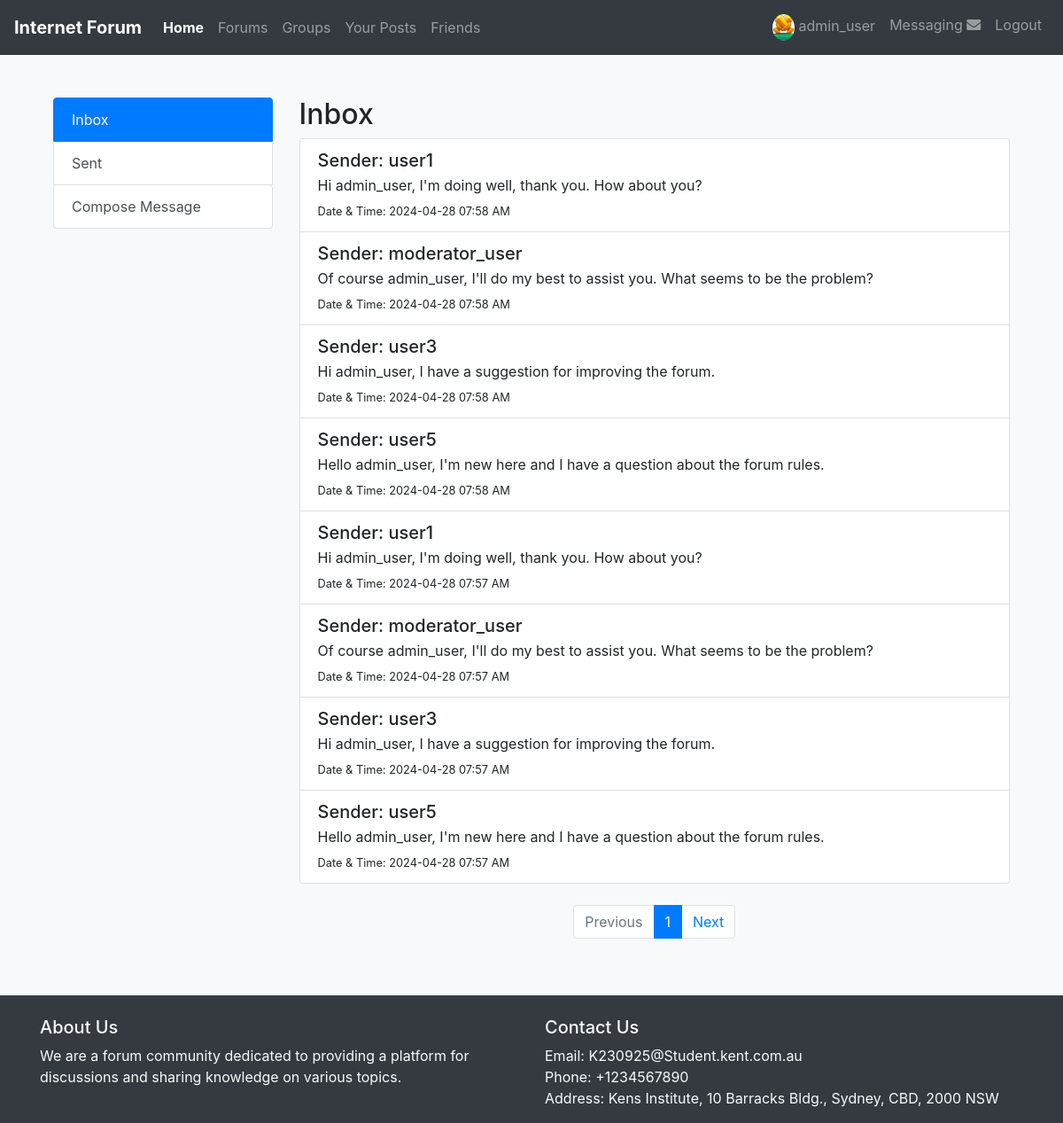
/messages/inbox (signed in), run on an earlier commit of the app's database.
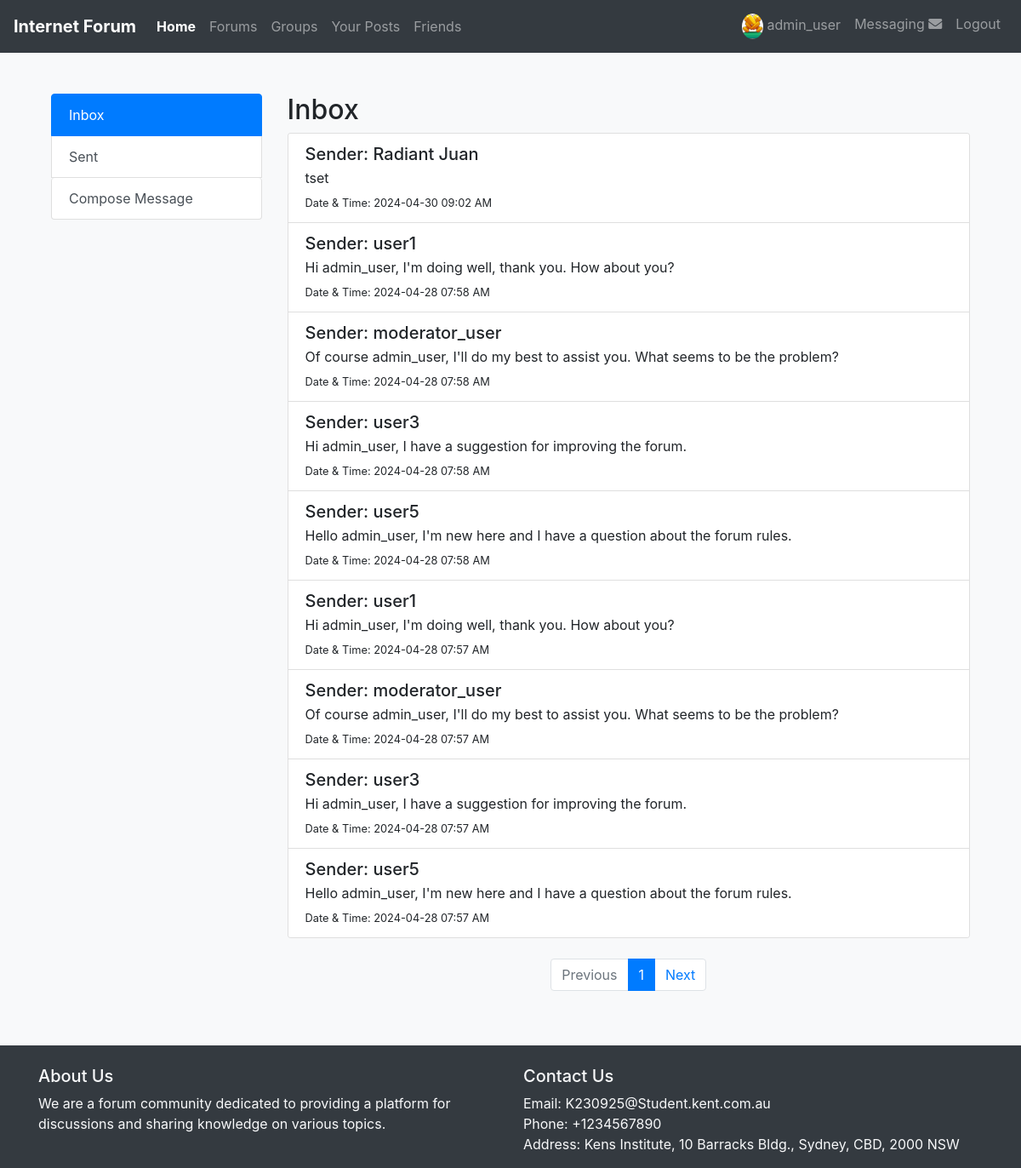
And on a later commit of the database.
### tables this page shows
CREATE TABLE `users` (
  `id` int(11) NOT NULL,
  `username` varchar(50) NOT NULL,
  `email` varchar(100) NOT NULL,
  `password` varchar(255) NOT NULL,
  `role` enum('admin','moderator','user') DEFAULT 'user',
  `tier_level` int(11) DEFAULT '1',
  `created_at` datetime DEFAULT CURRENT_TIMESTAMP,
  `updated_at` datetime DEFAULT NULL ON UPDATE CURRENT_TIMESTAMP
);

CREATE TABLE `private_messages` (
  `id` int(11) NOT NULL,
  `sender_id` int(11) DEFAULT NULL,
  `receiver_id` int(11) DEFAULT NULL,
  `message` text NOT NULL,
  `sent_at` datetime DEFAULT CURRENT_TIMESTAMP
);

### app/Controllers/MessagingController.php (called while the page is built, shortened)
<?php
class MessagingController extends BaseController
{
    private $messaging_model;
    public function __construct()
    {
        $this->messaging_model = new MessagingModel();
    }
    public function inbox()
    {
        $current_page = empty($_GET['current_page']) ? 1 : $_GET['current_page'];
        $messages = $this->messaging_model->get_inbox($current_page);
        $receipients = $this->messaging_model->get_receipients();
        View::render('Messaging/inbox', compact('messages', 'active_page', 'receipients'));
    }
}

### app/routes.php (called while the page is built, shortened)
<?php
Route::dispatch($_POST['_method'] ?? $_SERVER['REQUEST_METHOD'], $_SERVER['REQUEST_URI']);

### public/index.php (called while the page is built, shortened)
<?php
require_once '../app/routes.php';

### app/Config/Database/BaseModel.php (called while the page is built, shortened)
<?php
class BaseModel
{
    protected $pdo;
    public function __construct()
    {
        $config = require 'database_config.php';
        $dbConnection = new DatabaseConnection($config);
        $this->pdo = $dbConnection->connect();
    }
    public function query($sql, $params = [])
    {
        $stmt = $this->pdo->prepare($sql);
        $stmt->execute($params);
        return $stmt->fetchAll();
    }
}

### app/Config/Database/DatabaseConnection.php (called while the page is built, shortened)
<?php
class DatabaseConnection implements DatabaseConnectionInterface
{
    protected $config;
    public function __construct(array $config)
    {
        $this->config = $config;
    }
    public function connect()
    {
        $dbHost = $this->config['host'];
        $dbName = $this->config['name'];
        $dbUser = $this->config['user'];
        $dbPassword = $this->config['password'];
        try {
            $pdo = new PDO("mysql:host=$dbHost;dbname=$dbName", $dbUser, $dbPassword);
            $pdo->setAttribute(PDO::ATTR_ERRMODE, PDO::ERRMODE_EXCEPTION);
            $pdo->setAttribute(PDO::ATTR_DEFAULT_FETCH_MODE, PDO::FETCH_ASSOC);
            return $pdo;
        } catch (PDOException $e) {
            die("Database connection failed: " . $e->getMessage());
        }
    }
}

### app/Models/MessagingModel.php (called while the page is built, shortened)
<?php
class MessagingModel extends BaseModel
{
    public function get_inbox($page = 1, $limit = 10)
    {
        $user_id = $_SESSION['user_id'];
        $offset = ($page - 1) * $limit;
        $sql = "SELECT
                pm.message AS message_content,
                sender.username AS sender_name,
                receiver.username AS receiver_name,
                pm.sent_at AS sent_date
            FROM
                private_messages pm
            LEFT JOIN
                users sender ON pm.sender_id = sender.id
            LEFT JOIN
                users receiver ON pm.receiver_id = receiver.id
            WHERE pm.receiver_id = :user_id
            ORDER BY
                pm.sent_at DESC
            LIMIT
                $limit OFFSET $offset";
        $params = [':user_id' => $user_id];
        $messages = $this->query($sql, $params);
        return compact('messages', 'total_pages');
    }
    public function get_receipients() {
        $sql = "SELECT id, email, username FROM users";
        $receipients = $this->query($sql);
        return compact('receipients');
    }
}

### app/Views/Messaging/inbox.php (the view, shortened to what the changed rows need)
<?php
$inbox_message = empty(\App\Config\Views\View::getData('messages')['messages']) ? [] : \App\Config\Views\View::getData('messages')['messages'];
$inbox_message_total_count = empty(\App\Config\Views\View::getData('messages')['total_pages']) ? 0 : \App\Config\Views\View::getData('messages')['total_pages'];
$current_page = empty($_GET['current_page']) ? 1 : $_GET['current_page'];
?>
<div class="container mt-5">
    <div class="row">
        <?php include "sidemenu.php"; ?>
        <div class="col-md-9">
            <h2>Inbox</h2>
            <div class="card">
                <ul class="list-group list-group-flush">
                    <?php foreach ($inbox_message as $message): ?>
                        <li class="list-group-item">
                            <div class="d-flex w-100 justify-content-between">
                                <h5 class="mb-1">Sender: <?= $message['sender_name'] ?></h5>
                            </div>
                            <p class="mb-1"><?= $message['message_content'] ?></p>
                            <small>Date & Time: <?= date('Y-m-d h:i A', strtotime($message['sent_date'])) ?></small>
                        </li>
                    <?php endforeach; ?>
                </ul>
            </div>
            <nav aria-label="Page navigation example">
                <ul class="pagination justify-content-center mt-4">
                    <li class="page-item disabled">
                        <a class="page-link" href="#" tabindex="-1" aria-disabled="true">Previous</a>
                    </li>
                    <?php for ($i = 1; $i <= $inbox_message_total_count; $i++) : ?>
                        <li class="page-item <?= $current_page == $i ? 'active' : '' ?>">
                            <a class="page-link"
                               href="/messages/inbox?page=<?= $i ?>"><?= $i ?></a>
                        </li>
                    <?php endfor; ?>
                    <li class="page-item">
                        <a class="page-link" href="#">Next</a>
                    </li>
                </ul>
            </nav>
        </div>
    </div>
</div>

### app/Views/Messaging/sidemenu.php
<div class="col-md-3">
    <div class="list-group">
        <a href="/messages/inbox"
           class="list-group-item list-group-item-action <?= \App\Config\Views\View::getData('active_page') === 'inbox' ? 'active' : '' ?>">Inbox</a>
        <a href="/messages/sent"
           class="list-group-item list-group-item-action <?= \App\Config\Views\View::getData('active_page') === 'sent' ? 'active' : '' ?>">Sent</a>
        <a href="#" class="list-group-item list-group-item-action btn btn-primary" data-toggle="modal"
           data-target="#composeModal">Compose Message</a>
    </div>
</div>

### app/Config/Routes/Route.php (shortened to what the changed rows need)
<?php
class Route
{
    protected static $routes = [];
    public static function get($uri, $controller, $method)
    {
        self::$routes[] = ['GET', $uri, $controller, $method];
    }
    public static function post($uri, $controller, $method)
    {
        self::$routes[] = ['POST', $uri, $controller, $method];
    }
    public static function patch($uri, $controller, $method)
    {
        self::$routes[] = ['PATCH', $uri, $controller, $method];
    }
    public static function delete($uri, $controller, $method)
    {
        self::$routes[] = ['DELETE', $uri, $controller, $method];
    }
    public static function dispatch($method, $uri)
    {
        foreach (self::$routes as $route) {
            list($routeMethod, $routeUri, $controller, $functionName) = $route;
            if ($method === $routeMethod && self::matchUri($routeUri, $uri)) {
                $url_params = self::extractUrlParams($routeUri, $uri);
                $postData = [];
                $request_data = array_merge($postData, $url_params);
                $controllerInstance = new $controller();
                $controllerInstance->$functionName($request_data);
                return;
            }
        }
    }
    protected static function matchUri($pattern, $uri)
    {
        $uriParts = explode('?', $uri, 2);
        $uriPath = $uriParts[0];
        if ($pattern === $uriPath) {
            return true;
        }
        $pattern = preg_replace('#{[\w\W\d\D]+}#', '([\w\W\d\D]+)', $pattern);
        $pattern = '#^' . $pattern . '$#';
        return preg_match($pattern, $uriPath);
    }
    protected static function extractUrlParams($pattern, $uri)
    {
        $params = [];
        return $params;
    }
}

### app/Views/nav.php (shortened to what the changed rows need)
<?php
$user_info = unserialize($_SESSION['user_info']);
?>
<nav class="navbar navbar-expand-lg navbar-dark bg-dark">
    <a class="navbar-brand" href="#">Internet Forum</a>
    <div class="collapse navbar-collapse d-flex" id="navbarNav">
        <ul class="navbar-nav mr-auto">
            <li class="nav-item active">
                <a class="nav-link" href="/">Home</a>
            </li>
            <li class="nav-item">
                <a class="nav-link" href="/forums">Forums</a>
            </li>
            <li class="nav-item">
                <a class="nav-link" href="/groups">Groups</a>
            </li>
            <li class="nav-item">
                <a class="nav-link" href="/posts">Your Posts</a>
            </li>
            <li class="nav-item">
                <a class="nav-link" href="/friends">Friends</a>
            </li>
        </ul>
        <ul class="navbar-nav align-right">
            <li class="nav-item">
                <a class="nav-link" href="/user/<?=$user_info['id']?>">
                    <img src="<?= $user_info['avatar'] ?>"
                         alt="User Profile" class="rounded-circle" style="max-width: 30px; max-height: 30px;">
                    <?= $user_info['username']; ?>
                </a>
            </li>
            <li class="nav-item">
                <a class="nav-link" href="/messages/inbox">Messaging <i class="fas fa-envelope"></i></a>
            </li>
            <li class="nav-item">
                <a class="nav-link" href="/logout">Logout</a>
            </li>
        </ul>
    </div>
</nav>

### app/Views/footer.php
<footer class="footer bg-dark text-light mt-5 pt-4">
    <div class="container">
        <div class="row">
            <div class="col-lg-6">
                <h5>About Us</h5>
                <p>We are a forum community dedicated to providing a platform for discussions and sharing knowledge on various topics.</p>
            </div>
            <div class="col-lg-6">
                <h5>Contact Us</h5>
                <ul class="list-unstyled">
                    <li>Email: K230925@Student.kent.com.au</li>
                    <li>Phone: +1234567890</li>
                    <li>Address: Kens Institute, 10 Barracks Bldg., Sydney, CBD, 2000 NSW</li>
                </ul>
            </div>
        </div>
    </div>
</footer>

What changed in the data, as far as the page shows it:
added private_messages: sender.username "Radiant Juan", message "tset", sent_at "2024-04-30 09:02 AM"
